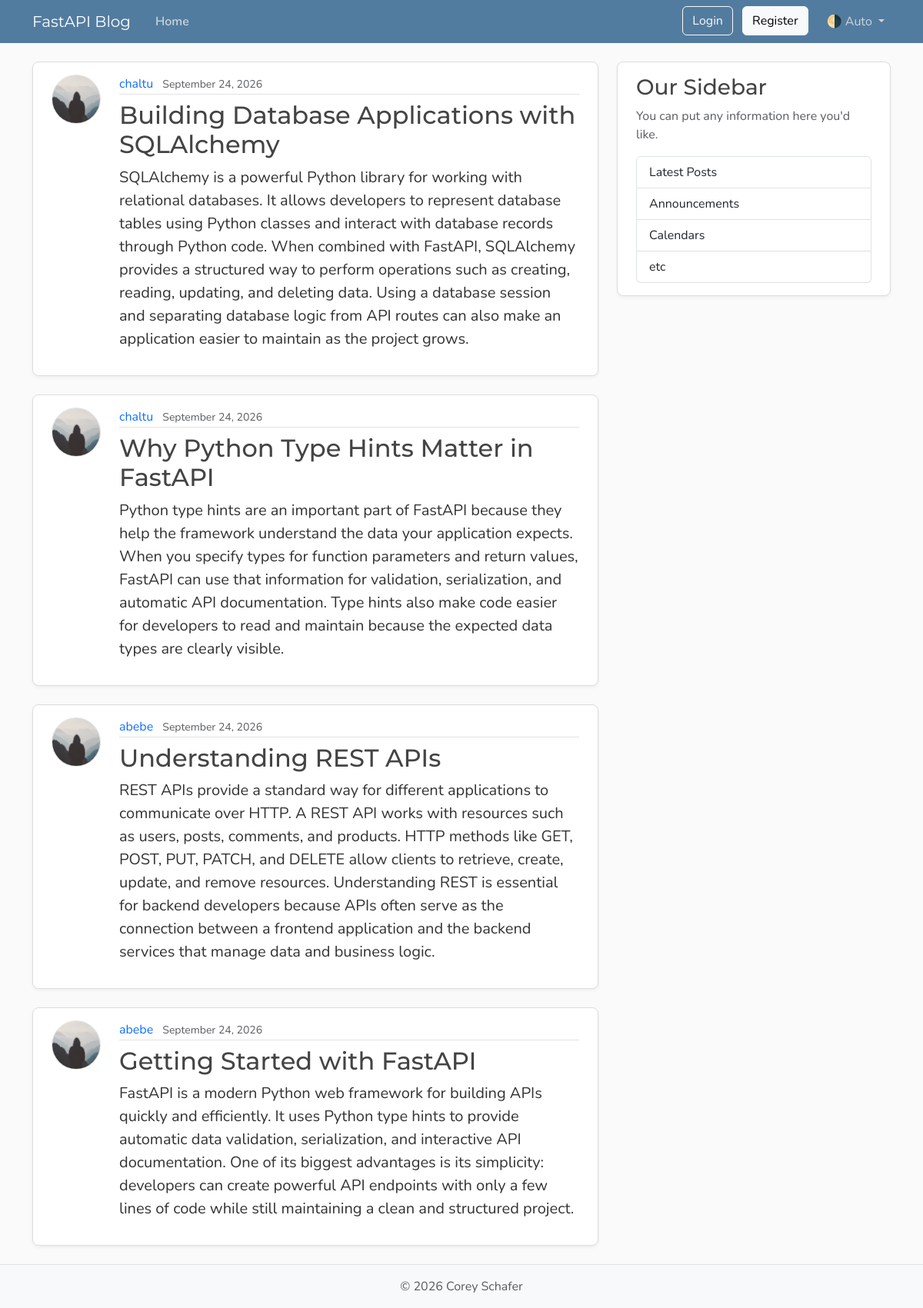
The page /posts on the database its author committed.
### models.py (models this page shows, shortened)
class Post(Base):
    __tablename__ = "posts"
    id: Mapped[int] = mapped_column(Integer, primary_key=True, index=True)
    title: Mapped[str] = mapped_column(String(100), nullable=False)
    content: Mapped[str] = mapped_column(Text, nullable=False)
    user_id: Mapped[int] = mapped_column(
        ForeignKey("users.id"),
        nullable=False,
        index=True,
    )
    date_posted: Mapped[datetime] = mapped_column(
        DateTime(timezone=True),
        default=lambda: datetime.now(UTC),
    )
    author: Mapped[User] = relationship(back_populates="posts")

class User(Base):
    __tablename__ = "users"
    id: Mapped[int] = mapped_column(Integer, primary_key=True, index=True)
    username: Mapped[str] = mapped_column(String(50), unique=True, nullable=False)
    email: Mapped[str] = mapped_column(String(120), unique=True, nullable=False)
    password_hash: Mapped[str] = mapped_column(String(200), nullable=False)
    image_file: Mapped[str | None] = mapped_column(
        String(200),
        nullable=True,
        default=None,
    )
    posts: Mapped[list[Post]] = relationship(
        back_populates="author",
        cascade="all, delete-orphan",
    )

### main.py (the view)
@app.get("/", include_in_schema=False, name="home")
@app.get("/posts", include_in_schema=False, name="posts")
async def home(request: Request, db: Annotated[AsyncSession, Depends(get_db)]):
    result = await db.execute(
        select(models.Post)
        .options(selectinload(models.Post.author))
        .order_by(models.Post.date_posted.desc()),
    )
    posts = result.scalars().all()
    return templates.TemplateResponse(
        request,
        "home.html",
        {"posts": posts, "title": "Home"},
    )

### templates/home.html
{% extends "layout.html" %}
{% block content %}
  {% for post in posts %}
    <article class="content-section py-3 px-4 mb-4">
      <div class="d-flex align-items-start gap-4">
        <img class="rounded-circle article-img flex-shrink-0"
             src="{{ post.author.image_path }}"
             alt="{{ post.author.username }}'s profile picture"
             width="64"
             height="64"
             loading="lazy">
        <div class="flex-grow-1">
          <div class="article-metadata mb-2">
            <a class="me-2" href="{{ url_for('user_posts', user_id = post.author.id) }}">{{ post.author.username }}</a>
            <small class="text-body-secondary">{{ post.date_posted.strftime('%B %d, %Y') }}</small>
          </div>
          <h2>
            <a class="article-title" href="{{ url_for('post_page', post_id=post.id) }}">{{ post.title }}</a>
          </h2>
          <p class="article-content">{{ post.content }}</p>
        </div>
      </div>
    </article>
  {% endfor %}
{% endblock content %}

### templates/layout.html (shortened to what this page needs)
<!DOCTYPE html>
<html lang="en">
  <head>
    <link href="https://cdn.jsdelivr.net/npm/bootstrap@5.3.8/dist/css/bootstrap.min.css"
          rel="stylesheet"
>
    <link rel="stylesheet" type="text/css" href=" {{ url_for('static', path='css/main.css')}} ">
  </head>
  <body class="d-flex flex-column min-vh-100">
    <header class="site-header">
      <nav class="navbar navbar-expand-md bg-steel fixed-top"
           data-bs-theme="dark">
        <div class="container">
          <a class="navbar-brand me-4" href="{{ url_for('home') }}">FastAPI Blog</a>
          <div class="collapse navbar-collapse" id="navbarToggle">
            <div class="navbar-nav me-auto">
              <a class="nav-link active" aria-current="page" href="{{ url_for('home') }}">Home</a>
            </div>
            <div class="navbar-nav">
            <div id="loggedOutNav">
            <a class="btn btn-outline-light mb-2 mb-md-0 me-md-2"
                href="{{ url_for('login_page') }}">Login</a>
            <a class="btn btn-light mb-2 mb-md-0 me-md-3"
                href="{{ url_for('register_page') }}">Register</a>
            </div>
              <div class="nav-item dropdown">
                <a class="nav-link dropdown-toggle"
                   href="#"
                   role="button"
                   id="bd-theme"
                   data-bs-toggle="dropdown"
                   aria-expanded="false">
                  <span id="bd-theme-text">🌗 Auto</span>
                </a>
              </div>
            </div>
          </div>
        </div>
      </nav>
    </header>
    <main role="main" class="container">
      <div class="row">
        <div class="col-md-8">
          {% block content %}
          {% endblock content %}
        </div>
        <aside class="col-md-4">
          <div class="content-section py-3 px-4 mb-4">
            <h3>Our Sidebar</h3>
            <p class="text-body-secondary">You can put any information here you'd like.</p>
            <ul class="list-group">
              <li class="list-group-item">Latest Posts</li>
              <li class="list-group-item">Announcements</li>
              <li class="list-group-item">Calendars</li>
              <li class="list-group-item">etc</li>
            </ul>
          </div>
        </aside>
      </div>
    </main>
    <footer class="mt-auto py-3 bg-body-tertiary border-top">
      <div class="container text-center">
        <p class="text-body-secondary mb-0">
          © <span id="year"></span> Corey Schafer
        </p>
      </div>
    </footer>
  </body>
</html>

### static/css/main.css (style rules this page uses)
:root { --font-heading: "Montserrat", system-ui, -apple-system, BlinkMacSystemFont, sans-serif; --font-body: "Nunito", system-ui, -apple-system, BlinkMacSystemFont, sans-serif; --color-bg-body: #fafafa; --color-bg-content: #ffffff; --color-text-primary: #333333; --color-text-heading: #444444; --color-steel: #527c9f; --color-nav-link: #cbd5db; --color-nav-link-hover: #ffffff; --color-link-hover: #428bca; --color-border: #dddddd; --color-border-light: #e3e3e3; --spacing-xl: 5rem; --article-img-size: 4rem; --account-img-size: 7.813rem; }
body { font-family: var(--font-body); background: var(--color-bg-body); color: var(--color-text-primary); }
main { padding-top: var(--spacing-xl); }
h1, h2, h3, h4, h5, h6 { font-family: var(--font-heading); color: var(--color-text-heading); }
.navbar-brand { font-family: var(--font-heading); }
a { text-decoration: none; }
.bg-steel { background-color: var(--color-steel); }
.site-header .navbar-nav .nav-link { color: var(--color-nav-link); transition: color 0.2s ease-in-out; }
.site-header .navbar-nav .nav-link.active { font-weight: 600; }
.content-section { background: var(--color-bg-content); border: 1px solid var(--color-border); border-radius: 0.5rem; box-shadow: 0 2px 4px rgba(15, 23, 42, 0.05); transition: box-shadow 0.15s ease, transform 0.15s ease, border-color 0.15s ease; }
.article-title { color: var(--color-text-heading); transition: color 0.2s ease-in-out; }
.article-content { white-space: pre-line; font-size: 1.25rem; }
.article-img { height: var(--article-img-size); width: var(--article-img-size); flex-shrink: 0; object-fit: cover; border: 1px solid var(--color-border-light); box-shadow: 0 0 0 2px var(--color-bg-content); }
.article-metadata { padding-bottom: 0.063rem; border-bottom: 1px solid var(--color-border-light); }
.article-metadata a { transition: color 0.2s ease-in-out; }
[data-bs-theme="dark"] { --color-bg-body: #1a1a1a; --color-bg-content: #2d2d2d; --color-text-primary: #e0e0e0; --color-text-heading: #f0f0f0; --color-border: #404040; --color-border-light: #4a4a4a; }

### rows shown on the page
Post: author.username "chaltu", date_posted "September 24, 2026", title "Building Database Applications with SQLAlchemy", content "SQLAlchemy is a powerful Python library for working with relational databases. It allows developers to represent database tables using Python classes and interact with database records through Python code. When combined with FastAPI, SQLAlchemy provides a structured way to perform operations such as creating, reading, updating, and deleting data. Using a database session and separating database logic from API routes can also make an application easier to maintain as the project grows."
Post: author.username "chaltu", date_posted "September 24, 2026", title "Why Python Type Hints Matter in FastAPI", content "Python type hints are an important part of FastAPI because they help the framework understand the data your application expects. When you specify types for function parameters and return values, FastAPI can use that information for validation, serialization, and automatic API documentation. Type hints also make code easier for developers to read and maintain because the expected data types are clearly visible."
Post: author.username "abebe", date_posted "September 24, 2026", title "Understanding REST APIs", content "REST APIs provide a standard way for different applications to communicate over HTTP. A REST API works with resources such as users, posts, comments, and products. HTTP methods like GET, POST, PUT, PATCH, and DELETE allow clients to retrieve, create, update, and remove resources. Understanding REST is essential for backend developers because APIs often serve as the connection between a frontend application and the backend services that manage data and business logic."
Post: author.username "abebe", date_posted "September 24, 2026", title "Getting Started with FastAPI", content "FastAPI is a modern Python web framework for building APIs quickly and efficiently. It uses Python type hints to provide automatic data validation, serialization, and interactive API documentation. One of its biggest advantages is its simplicity: developers can create powerful API endpoints with only a few lines of code while still maintaining a clean and structured project."
